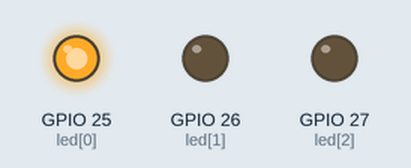
Simulated run of this sketch. Board: ESP32. On the bench: output pins drawn as LEDs (lit = HIGH).

Above: at 0.5 s.
At 2.5 s:
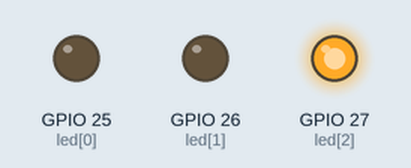
At 8.5 s:
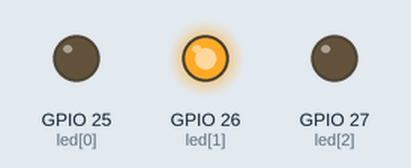
Timing chart, 0 to 9.1 s (numbered marks = the images above):
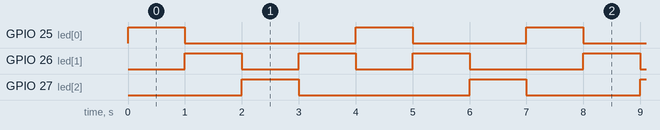

The sketch:

Week2_b2_1.ino
```cpp
int led[] = {25, 26, 27};

// Chuỗi sáng 1: 1>2>3>2>1>2>3
int sequence[] = {0, 1, 2, 1, 0, 1, 2};

void setup() {
  for (int i = 0; i < 3; i++) {
    pinMode(led[i], OUTPUT);
    digitalWrite(led[i], LOW);
  }
}

void loop() {

  for (int i = 0; i < 7; i++) {

    digitalWrite(led[sequence[i]], HIGH);
    delay(1000);

    digitalWrite(led[sequence[i]], LOW);
  }
}
```

Measured:
- by itself, GPIO 25 (led[0]), GPIO 27 (led[2]): repeats every 7.0 s: LOW 3.0 s, HIGH 1.0 s, LOW 2.0 s, HIGH 1.0 s
- by itself, GPIO 26 (led[1]): repeats every 7.0 s: 2 × (LOW 1.0 s, HIGH 1.0 s), LOW 2.0 s, HIGH 1.0 s
- by itself, everything shown: repeats every 7.0 s, in 8 steps
